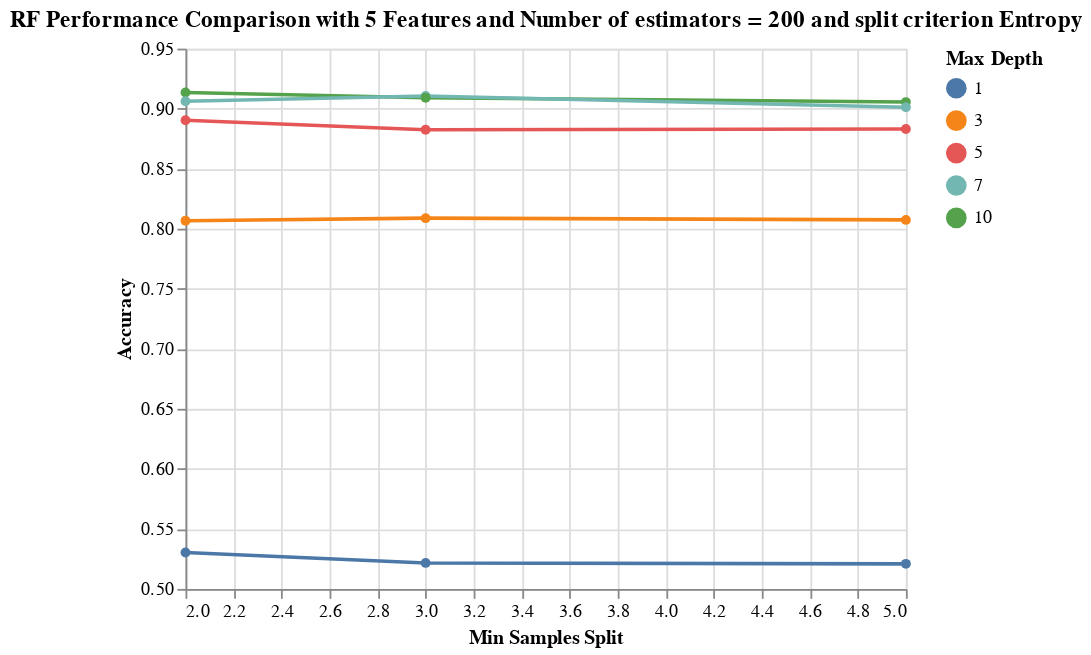

Notebook code cell kept with this figure:
### Markdown cell above
**Visualizing the results of the grid search corresponding to 4 selected features for Split Criterion Entropy**

### Code cell
results_RF_entropy = results_RF[(results_RF['rfi_fs__n_features_'] == 4) 
                        & (results_RF['rf__n_estimators'] == 200) & (results_RF['rf__criterion'] == 'entropy')]
alt.Chart(results_RF_entropy, 
          title='RF Performance Comparison with 5 Features and Number of estimators = 200 and split criterion Entropy '
         ).mark_line(point=True).encode(
    alt.X('rf__min_samples_split', title='Min Samples Split'),
    alt.Y('mean_score', title='Accuracy', scale=alt.Scale(zero=False)),
    alt.Color('rf__max_depth:N', title='Max Depth'))

### Figure 1 — Vega-Lite specification as saved in the notebook (floating-point values rounded to 4 significant figures)
{"config": {"view": {"continuousWidth": 400, "continuousHeight": 300}}, "data": {"name": "data-6a6bd25c12685a79f3d954fae2c927df"}, "mark": {"type": "line", "point": true}, "encoding": {"color": {"type": "nominal", "field": "rf__max_depth", "title": "Max Depth"}, "x": {"type": "quantitative", "field": "rf__min_samples_split", "title": "Min Samples Split"}, "y": {"type": "quantitative", "field": "mean_score", "scale": {"zero": false}, "title": "Accuracy"}}, "title": "RF Performance Comparison with 5 Features and Number of estimators = 200 and split criterion Entropy ", "$schema": "https://vega.github.io/schema/vega-lite/v4.8.1.json", "datasets": {"data-6a6bd25c12685a79f3d954fae2c927df": [{"mean_score": 0.9134, "std_score": 0.0213, "max_score": 0.9353, "min_score": 0.8746, "rf__criterion": "entropy", "rf__max_depth": 10, "rf__min_samples_split": 2, "rf__n_estimators": 200, "rfi_fs__n_features_": 4}, {"mean_score": 0.9105, "std_score": 0.01743, "max_score": 0.9281, "min_score": 0.8873, "rf__criterion": "entropy", "rf__max_depth": 7, "rf__min_samples_split": 3, "rf__n_estimators": 200, "rfi_fs__n_features_": 4}, {"mean_score": 0.9091, "std_score": 0.02132, "max_score": 0.9317, "min_score": 0.8746, "rf__criterion": "entropy", "rf__max_depth": 10, "rf__min_samples_split": 3, "rf__n_estimators": 200, "rfi_fs__n_features_": 4}, {"mean_score": 0.9062, "std_score": 0.02345, "max_score": 0.9353, "min_score": 0.8674, "rf__criterion": "entropy", "rf__max_depth": 7, "rf__min_samples_split": 2, "rf__n_estimators": 200, "rfi_fs__n_features_": 4}, {"mean_score": 0.9055, "std_score": 0.02507, "max_score": 0.9388, "min_score": 0.871, "rf__criterion": "entropy", "rf__max_depth": 10, "rf__min_samples_split": 5, "rf__n_estimators": 200, "rfi_fs__n_features_": 4}, {"mean_score": 0.9011, "std_score": 0.02109, "max_score": 0.9281, "min_score": 0.871, "rf__criterion": "entropy", "rf__max_depth": 7, "rf__min_samples_split": 5, "rf__n_estimators": 200, "rfi_fs__n_features_": 4}, {"mean_score": 0.8903, "std_score": 0.0152, "max_score": 0.9065, "min_score": 0.8674, "rf__criterion": "entropy", "rf__max_depth": 5, "rf__min_samples_split": 2, "rf__n_estimators": 200, "rfi_fs__n_features_": 4}, {"mean_score": 0.8831, "std_score": 0.02419, "max_score": 0.9173, "min_score": 0.8495, "rf__criterion": "entropy", "rf__max_depth": 5, "rf__min_samples_split": 5, "rf__n_estimators": 200, "rfi_fs__n_features_": 4}, {"mean_score": 0.8824, "std_score": 0.01935, "max_score": 0.9101, "min_score": 0.853, "rf__criterion": "entropy", "rf__max_depth": 5, "rf__min_samples_split": 3, "rf__n_estimators": 200, "rfi_fs__n_features_": 4}, {"mean_score": 0.8088, "std_score": 0.03027, "max_score": 0.8561, "min_score": 0.7634, "rf__criterion": "entropy", "rf__max_depth": 3, "rf__min_samples_split": 3, "rf__n_estimators": 200, "rfi_fs__n_features_": 4}, {"mean_score": 0.8073, "std_score": 0.03591, "max_score": 0.8633, "min_score": 0.7599, "rf__criterion": "entropy", "rf__max_depth": 3, "rf__min_samples_split": 5, "rf__n_estimators": 200, "rfi_fs__n_features_": 4}, {"mean_score": 0.8066, "std_score": 0.03137, "max_score": 0.8597, "min_score": 0.7634, "rf__criterion": "entropy", "rf__max_depth": 3, "rf__min_samples_split": 2, "rf__n_estimators": 200, "rfi_fs__n_features_": 4}, {"mean_score": 0.5303, "std_score": 0.022, "max_score": 0.5612, "min_score": 0.5, "rf__criterion": "entropy", "rf__max_depth": 1, "rf__min_samples_split": 2, "rf__n_estimators": 200, "rfi_fs__n_features_": 4}, {"mean_score": 0.5217, "std_score": 0.01863, "max_score": 0.5507, "min_score": 0.5018, "rf__criterion": "entropy", "rf__max_depth": 1, "rf__min_samples_split": 3, "rf__n_estimators": 200, "rfi_fs__n_features_": 4}, {"mean_score": 0.5209, "std_score": 0.018, "max_score": 0.554, "min_score": 0.5, "rf__criterion": "entropy", "rf__max_depth": 1, "rf__min_samples_split": 5, "rf__n_estimators": 200, "rfi_fs__n_features_": 4}]}}
